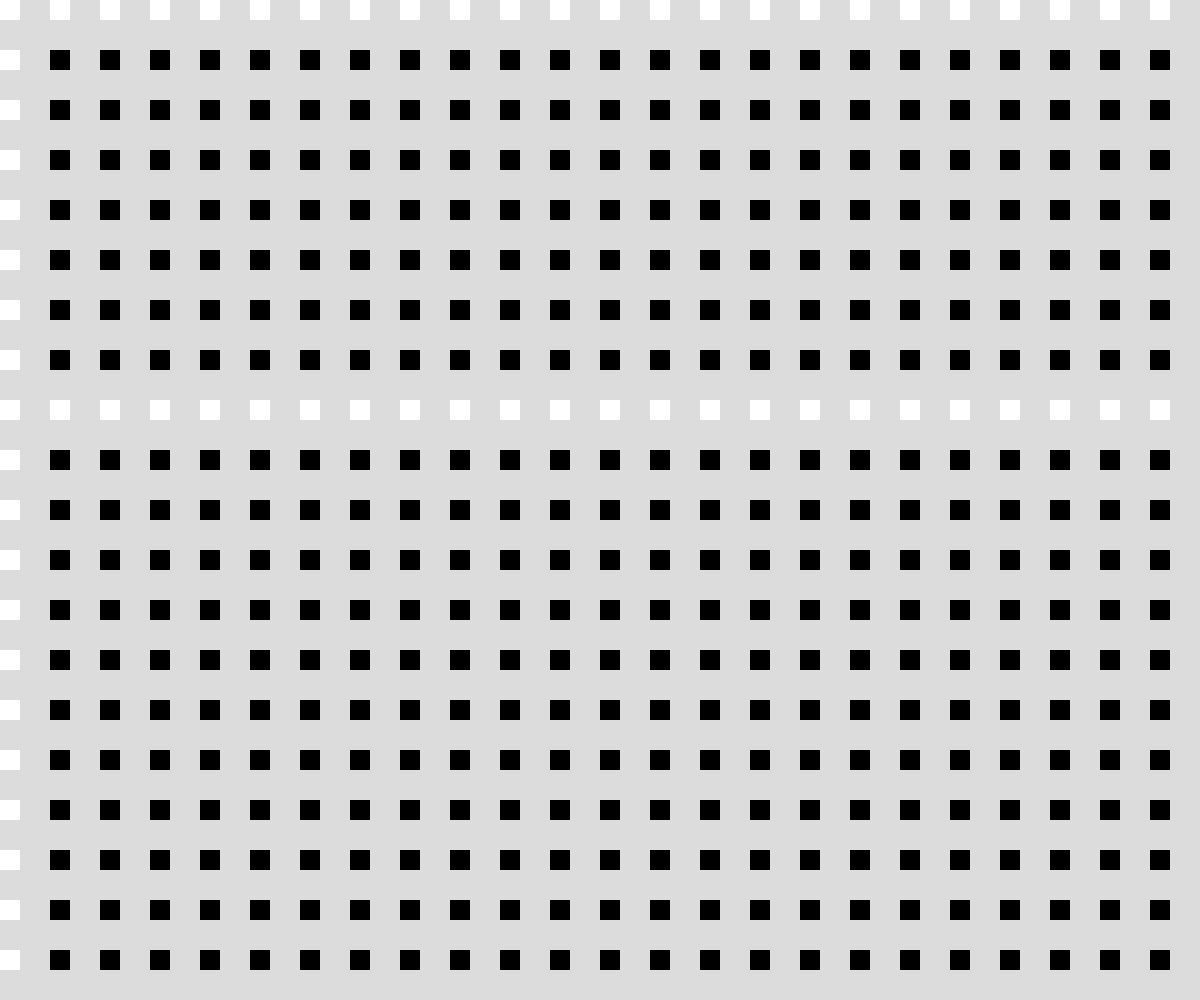
Frame 1 (no input)
Frame 60 (no input): identical to frame 1, image omitted
Frame 120 (the mouse pressed at the canvas centre since frame 60): identical to frame 1, image omitted

The p5.js sketch that drew this single still picture (run headless with seeded random() and noise() and a simulated clock; from frame 60 on, the mouse is pressed at the canvas centre):

// p5.js sketch
// ── sketch.js
function setup() {
  createCanvas(windowWidth, windowHeight);
}

function draw() {
  background(220);


  //

  noStroke();

  fill(0);
  for (let x=0; x < width; x += 50){
    for(let y = 0; y < height; y += 50){
      rect(x, y, 20, 20);
    }
  }





  fill(255);
  let x = 0;
  while (x <= width){
    rect(x, 400, 20, 20);
    x += 50;
  }

  for (let x=0; x < width; x += 50){
    rect(x, 0, 20, 20);
  }

  for(let y = 0; y < height; y += 50){
    rect(0, y, 20, 20);
  }

  console.log("done!");

}
